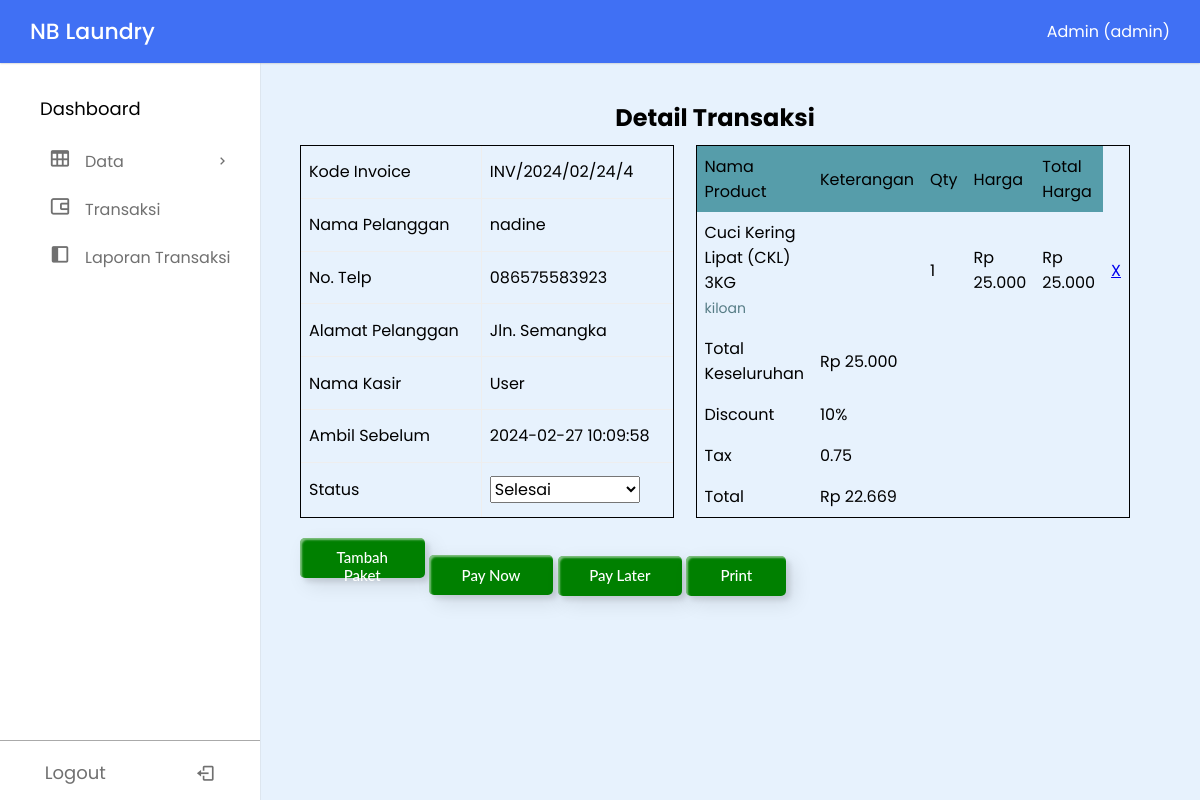
The page /dashboard.php?page=detail-transaksi (signed in) on the database its author committed.
### tables this page shows
CREATE TABLE `tb_transaksi` (
  `id_transaksi` int(11) NOT NULL,
  `id_outlet` int(11) NOT NULL,
  `kode_invoice` varchar(100) NOT NULL,
  `id_member` int(11) NOT NULL,
  `tgl` datetime NOT NULL,
  `batas_waktu` datetime NOT NULL,
  `tgl_bayar` datetime NOT NULL,
  `biaya_tambahan` int(11) NOT NULL,
  `diskon` double NOT NULL,
  `pajak` double NOT NULL,
  `status` enum('baru','proses','selesai','diambil') NOT NULL,
  `dibayar` enum('dibayar','belum_dibayar') NOT NULL,
  `id_user` int(11) NOT NULL
);

CREATE TABLE `tb_member` (
  `id_member` int(11) NOT NULL,
  `nama` varchar(50) NOT NULL,
  `alamat` text NOT NULL,
  `jenis_kelamin` enum('L','P') NOT NULL,
  `tlp` varchar(15) NOT NULL
);

CREATE TABLE `tb_user` (
  `id_user` int(11) NOT NULL,
  `nama` varchar(100) NOT NULL,
  `username` varchar(30) NOT NULL,
  `password` text NOT NULL,
  `id_outlet` int(11) NOT NULL,
  `role` enum('admin','kasir','owner') NOT NULL
);

CREATE TABLE `tb_detail_transaksi` (
  `id_detail_transaksi` int(11) NOT NULL,
  `id_transaksi` int(11) NOT NULL,
  `id_paket` int(11) DEFAULT NULL,
  `qty` double DEFAULT NULL,
  `keterangan` text DEFAULT NULL,
  `harga_paket` int(11) NOT NULL,
  `total_harga` int(20) NOT NULL
);

CREATE TABLE `tb_paket` (
  `id_paket` int(11) NOT NULL,
  `id_outlet` int(11) NOT NULL,
  `jenis` enum('kiloan','selimut','bed_cover','kaos','lain') NOT NULL,
  `nama_paket` varchar(50) NOT NULL,
  `harga` int(11) NOT NULL
);

### transaksi/detail-transaksi.php (the view, shortened to what this page needs)
<section class="main">
    <h2 align="center">Detail Transaksi</h2>
    <div class="flex" style="display: flex;
        justify-content: space-between;" ">
        <table border=" 1" style="  width:  45%; /* Anda dapat menyesuaikan lebar sesuai kebutuhan */
        border-collapse: collapse;
">
        <?php
        @$id_transaksi = $_GET['id_transaksi'];
        if (!$id_transaksi) {
            $queryTransaksi = "SELECT * FROM tb_transaksi ORDER BY id_transaksi DESC LIMIT 1";
        } else {
            $queryTransaksi = "SELECT * FROM tb_transaksi WHERE id_transaksi = '$id_transaksi'";
        }
        $hasilTransaksi = mysqli_query($conn, $queryTransaksi);
        $rowTransaksi = mysqli_fetch_array($hasilTransaksi);
        $id_member = $rowTransaksi['id_member'];
        $queryMember = "SELECT nama,alamat,tlp FROM tb_member WHERE id_member = '$id_member'";
        $hasilMember = mysqli_query($conn, $queryMember);
        $rowMember = mysqli_fetch_array($hasilMember);
        $id_user = $rowTransaksi['id_user'];
        $queryUser = "SELECT * FROM tb_user WHERE id_user = '$id_user'";
        $hasilUser = mysqli_query($conn, $queryUser);
        $rowUser = mysqli_fetch_array($hasilUser);
        ?>
        <tr>
            <td>Kode Invoice</td>
            <td><?= $rowTransaksi['kode_invoice'] ?></td>
        </tr>
        <tr>
            <td>Nama Pelanggan</td>
            <td><?= $rowMember['nama'] ?></td>
        </tr>
        <tr>
            <td>No. Telp</td>
            <td><?= $rowMember['tlp'] ?></td>
        </tr>
        <tr>
            <td>Alamat Pelanggan</td>
            <td><?= $rowMember['alamat'] ?></td>
        </tr>
        <tr>
            <td>Nama Kasir</td>
            <td><?= $rowUser['nama'] ?></td>
        </tr>
        <tr>
            <td>Ambil Sebelum</td>
            <td><?= $rowTransaksi['batas_waktu'] ?></td>
        </tr>
        <tr>
            <td>Status</td>
            <td>
                <form id="status-form" action="./proses/transaksi/proses-edit-status-transaksi.php" method="post">
                    <select id="status-select" name="status" class="input" style="width: 150px; font-size:16px;">
                        <option value="selesai" <?php if ($rowTransaksi['status'] == 'selesai') echo "selected='selected'"; ?>>Selesai</option>
                    </select>
                </form>
            </td>
        </tr>
        </table>
        <table style="  width:  45%; /* Anda dapat menyesuaikan lebar sesuai kebutuhan */
        border-collapse: collapse;">
            <tr style="background-color: #569DAA;">
                <td>Nama Product</td>
                <td>Keterangan</td>
                <td>Qty</td>
                <td>Harga</td>
                <td>Total Harga</td>
            </tr>
            <?php
            function rupiah($angka)
            {
                $hasil_rupiah = "Rp " . number_format($angka, 0, ',', '.');
                return $hasil_rupiah;
            }
            $id_transaksi = $rowTransaksi['id_transaksi'];
            $queryDetailProduct = "SELECT * FROM tb_detail_transaksi WHERE id_transaksi = '$id_transaksi'";
            $dataDetailProduct = mysqli_query($conn, $queryDetailProduct);
            @$totalHarga += $rowTransaksi['biaya_tambahan'];
            while ($rowDetailProduct = mysqli_fetch_array($dataDetailProduct)) {
                $id_paket = $rowDetailProduct['id_paket'];
                $queryProduct = "SELECT * FROM tb_paket WHERE id_paket = '$id_paket'";
                $dataProduct = mysqli_query($conn, $queryProduct);
                $hasilProduct = mysqli_fetch_array($dataProduct);
                @$totalHargaPerItem = $rowDetailProduct['qty'] * $hasilProduct['harga'];
                @$totalHarga += $totalHargaPerItem;
                $total = @$totalHarga;
                if ($rowTransaksi['diskon'] > 0) {
                    $diskon = $total * $rowTransaksi['diskon'] / 100;
                    $total -= $diskon;
                }
                $pajak = $total * $rowTransaksi['pajak'];
                $total += $pajak;
            ?>
                <tr>
                    <td>
                        <?= @$hasilProduct['nama_paket'] ?>
                        <br>
                        <a style="font-size: 14px; color:#577D86;"><?= @$hasilProduct['jenis'] ?></a>
                    </td>
                    <td><?= @$rowDetailProduct['keterangan'] ?></td>
                    <td><?= @$rowDetailProduct['qty'] ?></td>
                    <td><?= rupiah(@$hasilProduct['harga']) ?></td>
                    <td align="right"><?= rupiah(@$totalHargaPerItem) ?></td>
                    <td><a href="./proses/transaksi/detail-product-transaksi.php?id_detail_transaksi=<?= @$rowDetailProduct['id_detail_transaksi'] ?>&id_transaksi=<?= $id_transaksi ?>">X</a></td>
                </tr>
            <?php
            }
            ?>
            <tr">
                <td>Total Keseluruhan</td>
                <td colspan="4" align="right"><?= rupiah(@$totalHarga) ?></td>
            <?php
            if ($rowTransaksi['diskon'] > 0) {
            ?>
                <tr>
                    <td>Discount</td>
                    <td colspan="4" align="right"><?= $rowTransaksi['diskon'] ?>%</td>
                </tr>
            <?php
            }
            ?>
            <tr>
                <td>Tax</td>
                <td colspan="4" align="right"><?= $rowTransaksi['pajak'] * 100 ?></td>
            </tr>
            <tr>
                <td>Total</td>
                <td colspan="4" align="right"><?= rupiah(round(@$total));
                                                ?></td>
            </tr>
        </table>
    </div>
    <div style="margin-top: 20px;">
            <button type="button" style="width: 15%;" <?php if($rowTransaksi['dibayar'] == 'dibayar') echo "hidden" ?> class="custom-btn btn-1" onclick="openModal('modaltambahpaket')">
                Tambah Paket
            </button>
            <button type="button" class="custom-btn btn-1" style="width: 15%;" <?php if($rowTransaksi['dibayar'] == 'dibayar') echo "hidden" ?> onclick="openModal('modalbayar')">
                Pay Now
            </button>
            <a href="./dashboard.php?page=transaksi" <?php if($rowTransaksi['dibayar'] == 'dibayar') echo "hidden" ?> style="width: 15%;" class="btn-1 custom-btn">Pay Later</a>
            <a href="../view/dashboard.php?page=show-" <?php if($rowTransaksi['dibayar'] == 'belum_dibayar') echo "hidden" ?> class="custom-btn btn-1">Print</a>
    </div>
</section>

### assets/css/dashboard.css (style rules this page uses)
* { margin: 0; padding: 0; box-sizing: border-box; font-family: "Poppins", sans-serif; }
:root { --white-color: #fff; --blue-color: #4070f4; --grey-color: #707070; --grey-color-light: #aaa; }
body { background-color: #e7f2fd; transition: all 0.5s ease; }
section { padding: 100px 70px 0 300px; }
table { border-spacing: 0; width: 100%; border: 1px solid; margin-top: 10px; }
th, td { text-align: left; padding: 8px; }
.custom-btn { animation: both; width: 100px; height: 40px; color: black; border-radius: 5px; padding: 10px 25px; font-family: 'Lato', sans-serif; font-weight: 500; background: transparent; cursor: pointer; transition: all 0.3s ease; position: relative; display: inline-block; box-shadow: inset 2px 2px 2px 0px rgba(255, 255, 255, .5), 7px 7px 20px 0px rgba(0, 0, 0, .1), 4px 4px 5px 0px rgba(0, 0, 0, .1); outline: none; font-size: 15px; text-decoration: none; text-align: center; }
.btn-1 { background: green; border: none; text-align: center; color: white; }

### rows shown on the page
tb_transaksi: kode_invoice "INV/2024/02/24/4", batas_waktu "2024-02-27 10:09:58", status "Selesai", diskon "10", $rowTransaksi['pajak']*100 "0.75"
tb_member: nama "nadine", tlp "086575583923", alamat "Jln. Semangka"
tb_user: nama "User"
tb_detail_transaksi: id_paket.nama_paket "Cuci Kering Lipat (CKL) 3KG", id_paket.jenis "kiloan", qty "1", id_paket.harga "Rp 25.000", qty.harga "Rp 25.000"

### other values the page prints
$_SESSION['username'] "Admin"
$_SESSION['role'] "admin"
rupiah(@$totalHarga) "Rp 25.000"
rupiah(round(@$total)) "Rp 22.669"
